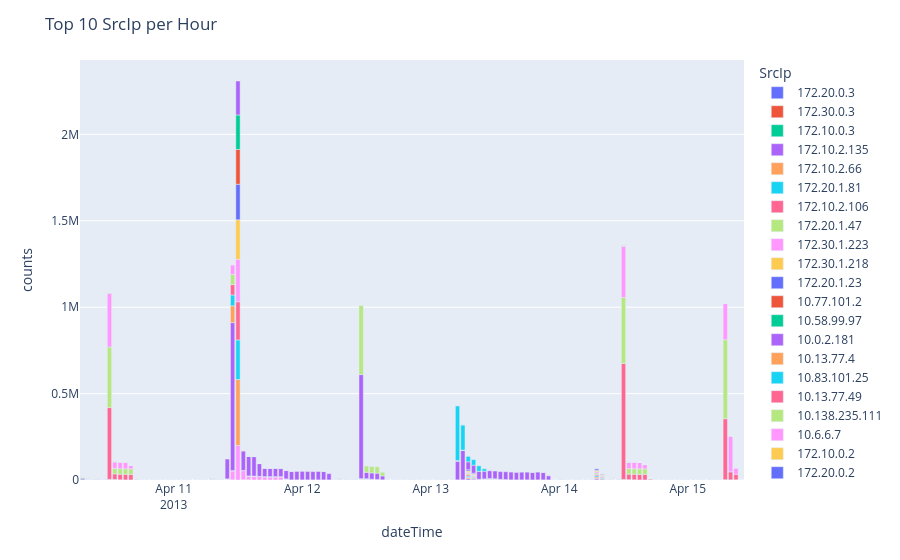

Notebook code cell kept with this figure:
### Code cell
# Create an interactive bar chart showing the data in week2_ips_top10. When hovering over the bars, it will show the dateTime, SrcIp, and counts.
import plotly.express as px
fig = px.bar(week2_ips_top10, x='dateTime', y='counts', color='SrcIp', hover_data=['dateTime', 'SrcIp', 'counts'])
# Change the title of the graph
fig.update_layout(title_text='Top 10 SrcIp per Hour')
fig.show()
